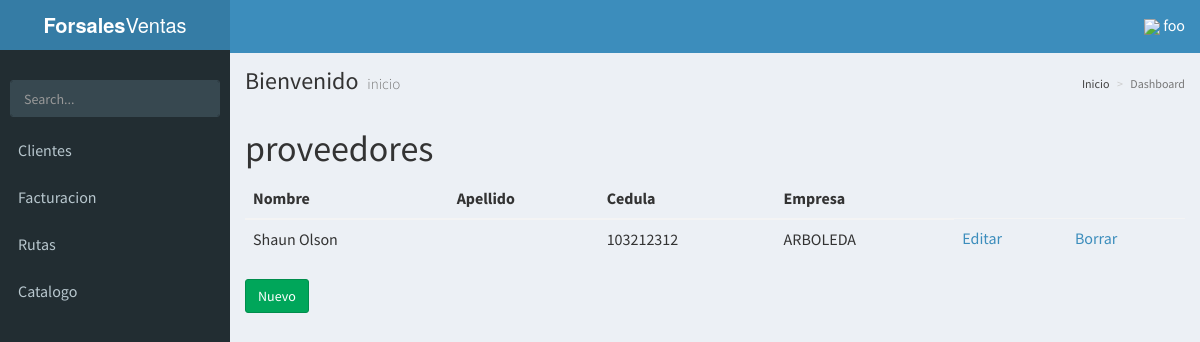
The app's page /proveedores/ (signed in) with its own data.
### base/models.py (models this page shows, shortened)
class proveedor(models.Model):
	nombre = models.CharField(max_length=20)
	apellido = models.CharField(max_length=20)
	cedula = models.IntegerField()
	empresa = models.CharField(max_length=20)

### base/views.py (the view)
# urls.py: url(r'^proveedores/$', ListarProveedor.as_view(), name="listar_proveedores"),
class ListarProveedor(LoginRequiredMixin,ListView):
	model = proveedor
	template_name = 'proveedores/listar.html'

### base/templates/proveedores/listar.html
{% extends 'AdminLTE/index.html' %}
{% block content %}
	<h1>proveedores</h1>
	<table class="table">
		<thead>
			<tr>
				<th>Nombre</th>
				<th>Apellido</th>
				<th>Cedula</th>
				<th>Empresa</th>
			</tr>
		</thead>
		<tbody>
			{% for proveedor in object_list %}
				<tr>
					<td>{{ proveedor.nombre }}</td>
					<td>{{ proveedor.apellido }}</td>
					<td>{{ proveedor.cedula }}</td>
					<td>{{ proveedor.empresa }}</td>
					<td><a href="{% url 'actualizar_proveedor' proveedor.pk %}">Editar</a></td>
					<td><a href="{% url 'borrar_proveedor' proveedor.pk %}">Borrar</a></td>
				</tr>
			{% empty %}
				<tr>
					<td>Sin proveedor</td>
				</tr>
			{% endfor %}
		</tbody>
	</table>
	<a class="btn btn-success" href="{% url 'crear_proveedor' %}">Nuevo</a>
{% endblock content %}

### base/templates/AdminLTE/index.html (shortened to what this page needs)
{% load static %}
<!DOCTYPE html>
<html>
<head>
<link rel="stylesheet" href="https://unpkg.com/bootstrap-material-design@4.0.0-beta.3/dist/css/bootstrap-material-design.min.css"
>
  <link rel="stylesheet" href="{% static 'css/AdminLTE/bootstrap/css/bootstrap.min.css' %}">
  <link rel="stylesheet" href="{% static 'css/AdminLTE/AdminLTE.min.css' %}">
  <link rel="stylesheet" href="{% static 'css/AdminLTE/skins/_all-skins.min.css' %}">
  <link rel="stylesheet" href="{% static 'css/AdminLTE/plugins/iCheck/flat/blue.css' %}">
  <link rel="stylesheet" href="{% static 'css/AdminLTE/plugins/morris/morris.css' %}">
  <link rel="stylesheet" href="{% static 'css/AdminLTE/plugins/jvectormap/jquery-jvectormap-1.2.2.css' %}">
  <link rel="stylesheet" href="{% static 'css/AdminLTE/plugins/datepicker/datepicker3.css' %}">
  <link rel="stylesheet" href="{% static 'css/AdminLTE/plugins/daterangepicker/daterangepicker.css' %}">
  <link rel="stylesheet" href="{% static 'css/AdminLTE/plugins/bootstrap-wysihtml5/bootstrap3-wysihtml5.min.css' %}">
  <link rel="stylesheet" href="{% static 'alertifyjs/css/alertify.min.css' %}">
  <link rel="stylesheet" href="{% static 'alertifyjs/css/themes/bootstrap.min.css' %}">
  <link rel="stylesheet" href="{% static 'vue/vue-good-table/vue-good-table.css' %}">
</head>
<body class="hold-transition skin-blue sidebar-mini">
<div class="wrapper" id="vue-root">
  <header class="main-header">
    <a href="/" class="logo">
      <span class="logo-lg"><b>Forsales</b>Ventas</span>
    </a>
    <nav class="navbar navbar-static-top">
      <a href="#" class="sidebar-toggle" data-toggle="offcanvas" role="button">
      </a>
      <div class="navbar-custom-menu">
        <ul class="nav navbar-nav">
          <li class="dropdown user user-menu">
            <a href="#" class="dropdown-toggle" data-toggle="dropdown">
             <img style="width: 10%; " src="{% static 'img/user.png' %}">
              <span class="hidden-xs">{{ request.user.username }}</span>
            </a>
          </li>
        </ul>
      </div>
    </nav>
  </header>
  <aside class="main-sidebar">
    <section class="sidebar">
      <div class="user-panel">
      </div>
      <form action="#" method="get" class="sidebar-form">
        <div class="input-group">
          <input type="text" name="q" class="form-control" placeholder="Search...">
              <span class="input-group-btn">
                <button type="submit" name="search" id="search-btn" class="btn btn-flat">
                </button>
              </span>
        </div>
      </form>
      <ul class="sidebar-menu">
      {% if request.user.is_superuser %}
        <li class="header">PANEL DE CONTROL</li>
        <li>
          <a href="{% url 'listar_productos' %}">
            <i class="fa fa-shopping-basket" aria-hidden="true"><span>Productos</span></i>
          </a>
        </li>
        <li>
          <a href="{% url 'listar_clientes' %}">
            <i class="fa fa-th"></i> <span>Clientes</span>
          </a>
        </li>
        <li>
          <a href="{% url 'bodega' 'main' %}">
            <i class="fa fa-th"></i> <span>Bodega</span>
          </a>
        </li>
        <li>
          <a href="{% url 'listar_distribuidores' %}">
            <i class="fa fa-th"></i> <span>Distribuidores</span>
          </a>
        </li>
        <li>
          <a href="{% url 'listar_proveedores' %}">
            <i class="fa fa-th"></i> <span>Proveedores</span>
          </a>
        </li>
        <li class="treeview">
          <a href="#">
            <i class="fa fa-dashboard"></i> <span>Facturacion</span>
            <span class="pull-right-container">
              <i class="fa fa-angle-left pull-right"></i>
            </span>
          </a>
          <ul class="treeview-menu">
            <li class=""><a href="{% url 'factura' %}"><i class="fa fa-circle-o"></i> Listar</a></li>
          </ul>
           <ul class="treeview-menu">
            <li class=""><a href="{% url 'reportes' %}"><i class="fa fa-circle-o"></i> reportes</a></li>
          </ul>
        </li>
        <li class="treeview">
          <a href="#">
            <i class="fa fa-dashboard"></i> <span>Inventario</span>
            <span class="pull-right-container">
              <i class="fa fa-angle-left pull-right"></i>
            </span>
          </a>
          <ul class="treeview-menu">
            <li class=""><a href="{% url 'movimiento' %}"><i class="fa fa-circle-o"></i> Movimientos</a></li>
          </ul>
        </li>
        <li class="treeview">
          <a href="#">
            <i class="fa fa-dashboard"></i> <span>Catalogo</span>
            <span class="pull-right-container">
              <i class="fa fa-angle-left pull-right"></i>
            </span>
          </a>
          <ul class="treeview-menu">
            <li class=""><a href="{% url 'catalogos' %}"><i class="fa fa-circle-o"></i> Lista</a></li>
          </ul>
        </li>
        <li class="treeview">
          <a href="#">
            <i class="fa fa-dashboard"></i> <span>Rutas</span>
            <span class="pull-right-container">
              <i class="fa fa-angle-left pull-right"></i>
            </span>
          </a>
          <ul class="treeview-menu">
            <li class=""><a href="{% url 'rutas-mapa' %}"><i class="fa fa-circle-o"></i> Rutas</a></li>
          </ul>
        </li>
      {% else %}
        {% if request.user %}
<li>
          <a href="{% url 'listar_clientes' %}">
             <span>Clientes</span>
          </a>
        </li>
          <li class="treeview">
            <a href="#">
               <span>Facturacion</span>
            </a>
          </li>
          <li class="treeview">
            <a href="#">
               <span>Rutas</span>
            </a>
          </li>
        <li class="treeview">
          <a href="#">
             <span>Catalogo</span>
          </a>
        </li>
        {% endif %}
      {% endif %}
      </ul>
    </section>
  </aside>
  <div class="content-wrapper">
    <section class="content-header">
      <h1>
        Bienvenido
        <small>inicio</small>
      </h1>
      <ol class="breadcrumb">
        <li><a href="#"> Inicio</a></li>
        <li class="active">Dashboard</li>
      </ol>
    </section>
    <section class="content">
      {% block content %}
      {% endblock content %}
    </section>
  </div>
</div>
</body>
</html>

### base/templates/AdminLTE/index.html (style rules this page uses)
html, body { font-size: 16px !important; }
.navbar { display: inherit !important; }

### records on screen
proveedor: nombre "Shaun Olson", cedula "103212312", empresa "ARBOLEDA"

### other values on screen
{{ request.user.username }} "foo"
